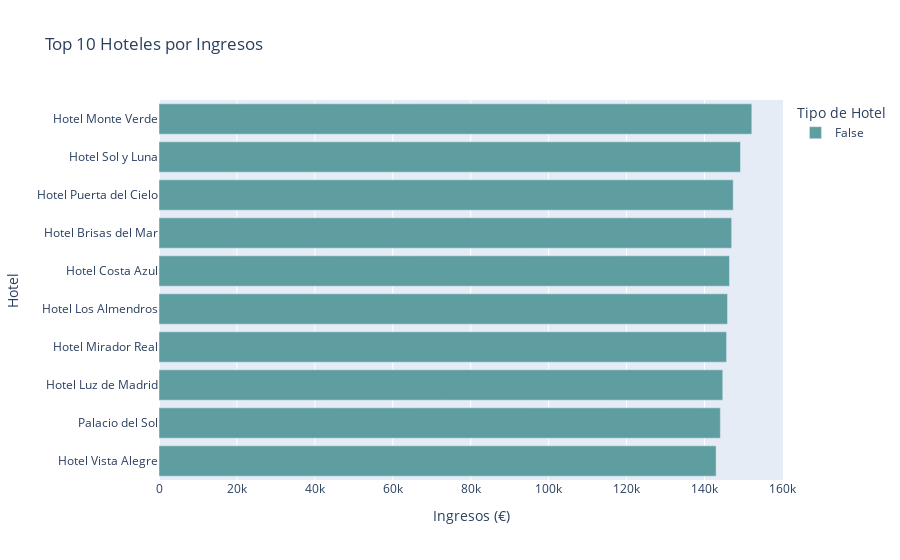

The code cell stored with this chart in its notebook:
### Markdown cell above
Los 10 hoteles que más han recaudado son hoteles propios

### Code cell
df_top10_hoteles = df_top10_hoteles.sort_values(by="ingreso_reserva", ascending=True) # Por lo visto Plotly visualiza los valores "al reves" del orden en el que están.
# Pone en la primera línea horizontal el primer valor del df (en este caso el de mayor recaudación) y Los va apilando hacia arriba.  
# Por lo que tendremos que "girar" el orden del df para que al ordenarlos plotly ponga primero abajo el de menor valor y arriba el primero el de mayr valor.

fig = px.bar(df_top10_hoteles, 
             x="ingreso_reserva", 
             y="nombre_hotel", 
             orientation='h',  
             color = "competencia",
             title="Top 10 Hoteles por Ingresos",
             labels={"ingreso_reserva": "Ingresos (€)", "nombre_hotel": "Hotel", "competencia": "Tipo de Hotel"},
             color_discrete_map={True: "burlywood", False: "cadetblue"} 
            )

fig.show()

### Figure 1 — Plotly figure (JSON) as saved in the notebook; plotly's stock layout.template omitted (floating-point values rounded to 4 significant figures)
{"data": [{"hovertemplate": "Tipo de Hotel=False<br>Ingresos (€)=%{x}<br>Hotel=%{y}<extra></extra>", "legendgroup": "False", "marker": {"color": "cadetblue", "pattern": {"shape": ""}}, "name": "False", "orientation": "h", "showlegend": true, "textposition": "auto", "type": "bar", "x": [143000.0, 144100.0, 144700.0, 145700.0, 145900.0, 146400.0, 147000.0, 147400.0, 149200.0, 152100.0], "xaxis": "x", "y": ["Hotel Vista Alegre", "Palacio del Sol", "Hotel Luz de Madrid", "Hotel Mirador Real", "Hotel Los Almendros", "Hotel Costa Azul", "Hotel Brisas del Mar", "Hotel Puerta del Cielo", "Hotel Sol y Luna", "Hotel Monte Verde"], "yaxis": "y"}], "layout": {"barmode": "relative", "legend": {"title": {"text": "Tipo de Hotel"}, "tracegroupgap": 0}, "title": {"text": "Top 10 Hoteles por Ingresos"}, "xaxis": {"anchor": "y", "domain": [0, 1], "title": {"text": "Ingresos (€)"}}, "yaxis": {"anchor": "x", "domain": [0, 1], "title": {"text": "Hotel"}}}}
